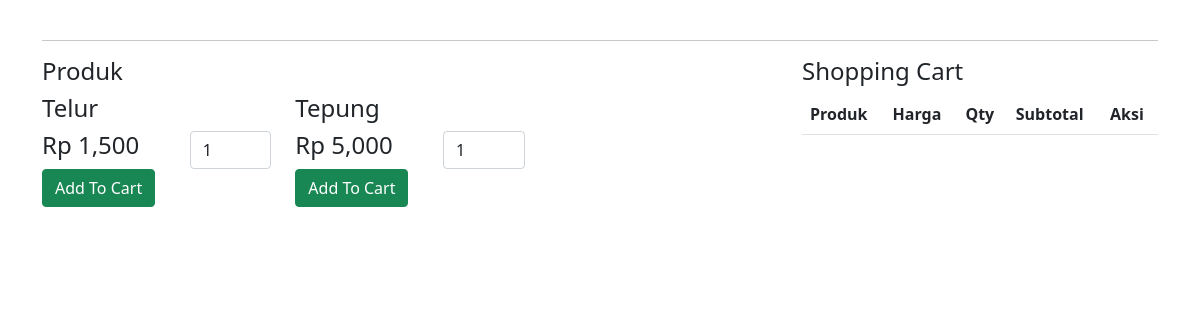
Screenshot of /index.php/cart with the database file from the repository.
### tables this page shows
CREATE TABLE `barang` (
  `id_barang` int(11) NOT NULL,
  `nama_barang` varchar(255) NOT NULL,
  `stock_barang` int(11) NOT NULL,
  `harga_barang` int(255) NOT NULL,
  `created_at` datetime NOT NULL DEFAULT current_timestamp(),
  `updated_at` datetime NOT NULL DEFAULT current_timestamp()
);

### application/controllers/cart.php (called while the page is built, shortened)
<?php
class cart extends CI_Controller {
	function __construct(){
		$this->load->model('test_model');
        $this->load->helper('url');
	}
    function index(){
        $data['data']=$this->test_model->getData()->result();
        $this->load->view('cart/cart',$data);
    }
}

### index.php (called while the page is built, shortened)
<?php
require_once BASEPATH.'core/CodeIgniter.php';

### application/models/test_model.php (called while the page is built, shortened)
<?php
class test_model extends CI_Model{
	function getData() {
		return $this->db->get('barang');
	}
}

### application/views/cart/cart.php (the view, shortened to what this page needs)
<!DOCTYPE html>
<html>
<head>
    <link href="https://cdn.jsdelivr.net/npm/bootstrap@5.1.3/dist/css/bootstrap.min.css" rel="stylesheet">
</head>
<body>
<div class="container"><br/>
    <hr/>
    <div class="row">
        <div class="col-md-8">
            <h4>Produk</h4>
            <div class="row">
            <?php foreach ($data as $row) : ?>
                <div class="col-md-4">
                    <div class="thumbnail">
                        <div class="caption">
                            <h4><?php echo $row->nama_barang;?></h4>
                            <div class="row">
                                <div class="col-md-7">
                                    <h4><?php echo 'Rp '.number_format($row->harga_barang);?></h4>
                                </div>
                                <div class="col-md-5">
                                    <input type="number" name="stock_barang" id="<?php echo $row->stock_barang;?>" value="1" class="quantity form-control">
                                </div>
                            </div>
                            <button class="btn btn-success btn-block" data-produkid="<?php echo $row->id_barang;?>" data-produknama="<?php echo $row->nama_barang;?>" data-produkharga="<?php echo $row->harga_barang;?>">Add To Cart</button>
                        </div>
                    </div>
                </div>
            <?php endforeach;?>
            </div>
        </div>
        <div class="col-md-4">
            <h4>Shopping Cart</h4>
            <table class="table table-striped">
                <thead>
                    <tr>
                        <th>Produk</th>
                        <th>Harga</th>
                        <th>Qty</th>
                        <th>Subtotal</th>
                        <th>Aksi</th>
                    </tr>
                </thead>
            </table>
        </div>
    </div>
</div>
</body>
</html>

### rows the page displays
barang: nama_barang "Telur", harga_barang "1,500"
barang: nama_barang "Tepung", harga_barang "5,000"
